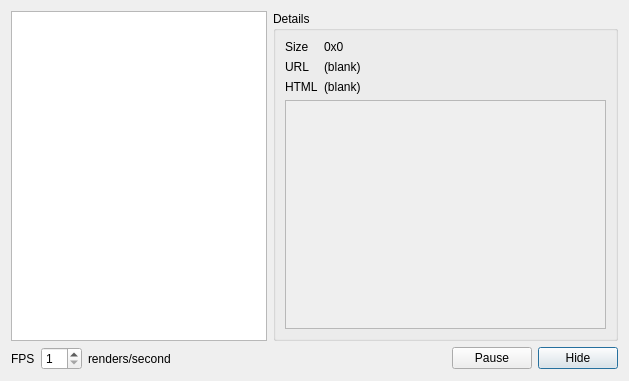
<?xml version="1.0" encoding="UTF-8"?>
<ui version="4.0">
 <class>WebKitServerWindow</class>
 <widget class="QDialog" name="WebKitServerWindow">
  <property name="geometry">
   <rect>
    <x>0</x>
    <y>0</y>
    <width>629</width>
    <height>381</height>
   </rect>
  </property>
  <property name="windowTitle">
   <string>LCDHost WebKitServer</string>
  </property>
  <layout class="QVBoxLayout" name="verticalLayout" stretch="1,0">
   <item>
    <layout class="QHBoxLayout" name="horizontalLayout" stretch="0,1">
     <item>
      <widget class="QListWidget" name="listWidget"/>
     </item>
     <item>
      <widget class="QGroupBox" name="groupBox">
       <property name="title">
        <string>Details</string>
       </property>
       <layout class="QVBoxLayout" name="verticalLayout_2" stretch="0,0">
        <item>
         <layout class="QFormLayout" name="formLayout">
          <item row="0" column="0">
           <widget class="QLabel" name="label_2">
            <property name="text">
             <string>Size</string>
            </property>
           </widget>
          </item>
          <item row="0" column="1">
           <widget class="QLabel" name="labelSize">
            <property name="text">
             <string>0x0</string>
            </property>
           </widget>
          </item>
          <item row="1" column="0">
           <widget class="QLabel" name="label_4">
            <property name="text">
             <string>URL</string>
            </property>
           </widget>
          </item>
          <item row="1" column="1">
           <widget class="QLabel" name="labelUrl">
            <property name="text">
             <string>(blank)</string>
            </property>
           </widget>
          </item>
          <item row="2" column="0">
           <widget class="QLabel" name="label_6">
            <property name="text">
             <string>HTML</string>
            </property>
           </widget>
          </item>
          <item row="2" column="1">
           <widget class="QLabel" name="labelHtml">
            <property name="text">
             <string>(blank)</string>
            </property>
           </widget>
          </item>
         </layout>
        </item>
        <item>
         <widget class="QScrollArea" name="scrollArea">
          <property name="widgetResizable">
           <bool>true</bool>
          </property>
          <widget class="QWidget" name="scrollAreaWidgetContents">
           <property name="geometry">
            <rect>
             <x>0</x>
             <y>0</y>
             <width>316</width>
             <height>207</height>
            </rect>
           </property>
           <layout class="QHBoxLayout" name="horizontalLayout_3">
            <item>
             <widget class="QLabel" name="labelImage">
              <property name="sizePolicy">
               <sizepolicy hsizetype="Preferred" vsizetype="Preferred">
                <horstretch>0</horstretch>
                <verstretch>0</verstretch>
               </sizepolicy>
              </property>
              <property name="text">
               <string/>
              </property>
              <property name="scaledContents">
               <bool>true</bool>
              </property>
              <property name="alignment">
               <set>Qt::AlignCenter</set>
              </property>
             </widget>
            </item>
           </layout>
          </widget>
         </widget>
        </item>
       </layout>
      </widget>
     </item>
    </layout>
   </item>
   <item>
    <layout class="QHBoxLayout" name="horizontalLayout_2">
     <item>
      <widget class="QLabel" name="label">
       <property name="text">
        <string>FPS</string>
       </property>
      </widget>
     </item>
     <item>
      <widget class="QSpinBox" name="spinBoxMaxFPS">
       <property name="minimum">
        <number>1</number>
       </property>
       <property name="maximum">
        <number>40</number>
       </property>
      </widget>
     </item>
     <item>
      <widget class="QLabel" name="labelRPS">
       <property name="text">
        <string>renders/second</string>
       </property>
      </widget>
     </item>
     <item>
      <spacer name="horizontalSpacer">
       <property name="orientation">
        <enum>Qt::Horizontal</enum>
       </property>
       <property name="sizeHint" stdset="0">
        <size>
         <width>40</width>
         <height>20</height>
        </size>
       </property>
      </spacer>
     </item>
     <item>
      <widget class="QPushButton" name="pushButton_2">
       <property name="text">
        <string>Pause</string>
       </property>
       <property name="checkable">
        <bool>true</bool>
       </property>
       <property name="checked">
        <bool>false</bool>
       </property>
      </widget>
     </item>
     <item>
      <widget class="QPushButton" name="pushButton">
       <property name="sizePolicy">
        <sizepolicy hsizetype="Fixed" vsizetype="Fixed">
         <horstretch>0</horstretch>
         <verstretch>0</verstretch>
        </sizepolicy>
       </property>
       <property name="text">
        <string>Hide</string>
       </property>
       <property name="default">
        <bool>true</bool>
       </property>
      </widget>
     </item>
    </layout>
   </item>
  </layout>
 </widget>
 <resources/>
 <connections/>
</ui>
